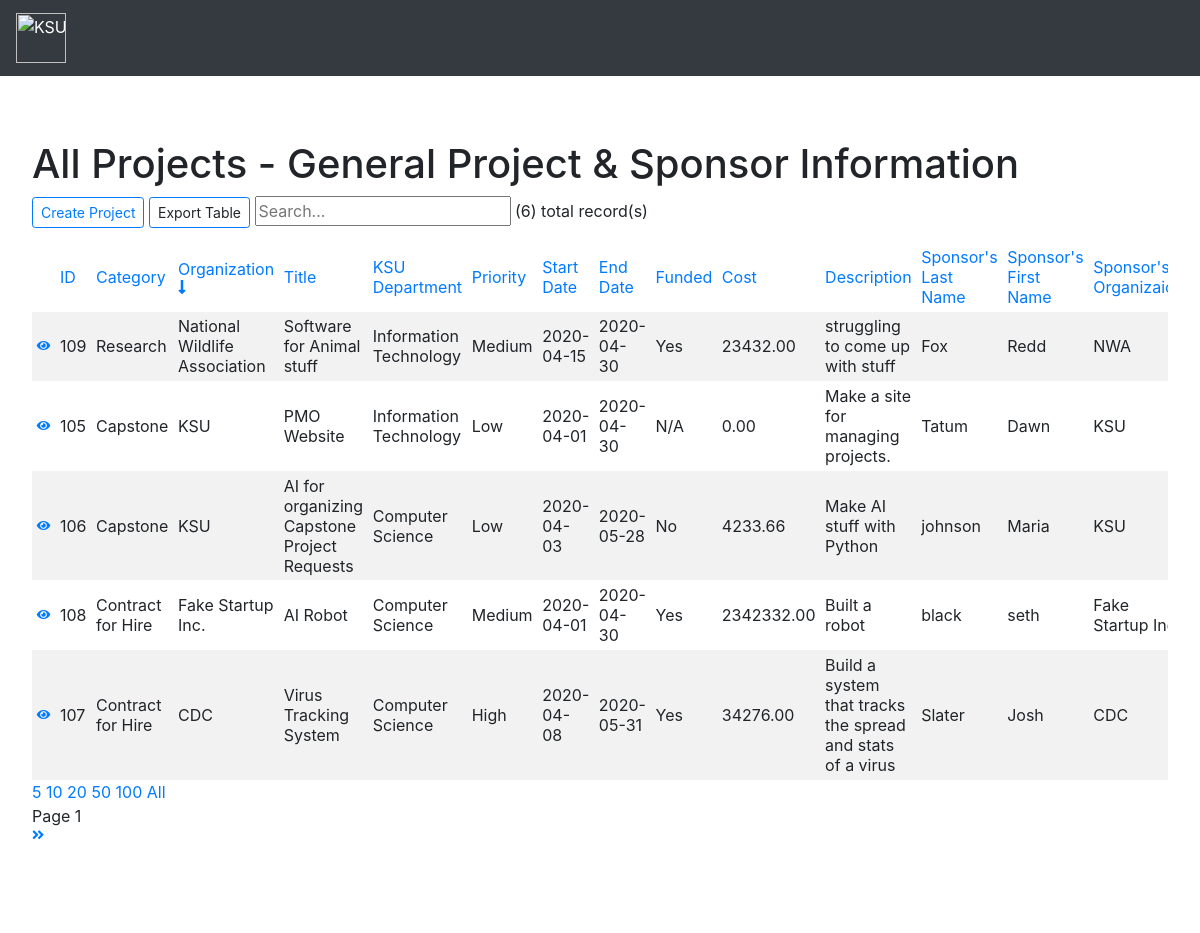
The page /get_project.php?page=1&records_per_page=5&order_by=organization_name&order_sort=DESC on the database its author committed.
### tables this page shows
CREATE TABLE `project_participant` (
  `participant_id` bigint(20) UNSIGNED NOT NULL,
  `participant_category` varchar(45) NOT NULL,
  `last_name` varchar(45) NOT NULL,
  `first_name` varchar(45) NOT NULL,
  `participant_org` varchar(100) NOT NULL,
  `email` varchar(320) NOT NULL,
  `phone` varchar(20) NOT NULL,
  `project_id` bigint(20) UNSIGNED NOT NULL
);

CREATE TABLE `project` (
  `project_id` bigint(20) UNSIGNED NOT NULL,
  `project_category` varchar(45) NOT NULL,
  `organization_name` varchar(100) NOT NULL,
  `project_title` varchar(100) NOT NULL,
  `ksu_department` varchar(45) NOT NULL,
  `priority_level` varchar(10) NOT NULL,
  `start_date` date NOT NULL,
  `end_date` date NOT NULL,
  `funded` enum('Yes','No','N/A') NOT NULL,
  `total_cost` decimal(10,2) NOT NULL,
  `description` varchar(600) NOT NULL,
  `approval` enum('Approved','Disapproved','Pending') NOT NULL
);

### get_project.php (the view, shortened to what this page needs)
<?php
require 'pmo_functions.php';
$conn = pdo_connect_mysql();
$page = isset($_GET['page']) && is_numeric($_GET['page']) ? (int) $_GET['page'] : 1;
$records_per_page = isset($_GET['records_per_page']) && (is_numeric($_GET['records_per_page']) || $_GET['records_per_page'] == 'All') ? $_GET['records_per_page'] : 5;
$order_by_list = array('project.project_id', 'project_category', 'organization_name', 'project_title', 'ksu_department', 'priority_level',
    'start_date', 'end_date', 'funded', 'total_cost', 'description', 'last_name', 'first_name', 'participant_org', 'email', 'phone', 'approval');
$order_by = isset($_GET['order_by']) && in_array($_GET['order_by'], $order_by_list) ? $_GET['order_by'] : 'project.project_id';
$order_sort = isset($_GET['order_sort']) && $_GET['order_sort'] == 'DESC' ? 'DESC' : 'ASC';
if (isset($_GET['search']) && !empty($_GET['search'])) {
    if ($records_per_page == 'All') {
        $stmt = $conn->prepare('SELECT * FROM project
								INNER JOIN project_participant
                ON project.project_id = project_participant.project_id
								WHERE project_participant.participant_category = "Sponsor"
								AND (project.project_id LIKE :search_query
								OR project_category LIKE :search_query
								OR organization_name LIKE :search_query
								OR project_title LIKE :search_query
								OR ksu_department LIKE :search_query
								OR priority_level LIKE :search_query
								OR start_date LIKE :search_query
								OR end_date LIKE :search_query
								OR funded LIKE :search_query
								OR total_cost LIKE :search_query
								OR description LIKE :search_query
								OR last_name LIKE :search_query
								OR first_name LIKE :search_query
								OR participant_org LIKE :search_query
								OR email LIKE :search_query
								OR phone LIKE :search_query
								OR approval LIKE :search_query)
								ORDER BY ' . $order_by . ' ' . $order_sort);
        $stmt->bindValue(':search_query', '%' . $_GET['search'] . '%');
    } else {
        $stmt = $conn->prepare('SELECT *  FROM project
								INNER JOIN project_participant
                ON project.project_id = project_participant.project_id
								WHERE project_participant.participant_category = "Sponsor"
								AND (project.project_id LIKE :search_query
								OR project_category LIKE :search_query
								OR organization_name LIKE :search_query
								OR project_title LIKE :search_query
								OR ksu_department LIKE :search_query
								OR priority_level LIKE :search_query
								OR start_date LIKE :search_query
								OR end_date LIKE :search_query
								OR funded LIKE :search_query
								OR total_cost LIKE :search_query
								OR description LIKE :search_query
								OR last_name LIKE :search_query
								OR first_name LIKE :search_query
								OR participant_org LIKE :search_query
								OR email LIKE :search_query
								OR phone LIKE :search_query
								OR approval LIKE :search_query)
								ORDER BY ' . $order_by . ' ' . $order_sort . '
								LIMIT :current_page, :record_per_page');
        $stmt->bindValue(':search_query', '%' . $_GET['search'] . '%');
        $stmt->bindValue(':current_page', ($page - 1) * (int) $records_per_page, PDO::PARAM_INT);
        $stmt->bindValue(':record_per_page', (int) $records_per_page, PDO::PARAM_INT);
    }
}
else {
        if ($records_per_page == 'All') {
            $stmt = $conn->prepare('SELECT * FROM project INNER JOIN project_participant ON project.project_id = project_participant.project_id WHERE project_participant.participant_category ="Sponsor" ORDER BY ' . $order_by . ' ' . $order_sort);
        }
    else {
            $stmt = $conn->prepare('SELECT * FROM project INNER JOIN project_participant ON project.project_id = project_participant.project_id WHERE project_participant.participant_category ="Sponsor" ORDER BY ' . $order_by . ' ' . $order_sort . ' LIMIT :current_page, :record_per_page');
            $stmt->bindValue(':current_page', ($page - 1) * (int) $records_per_page, PDO::PARAM_INT);
            $stmt->bindValue(':record_per_page', (int) $records_per_page, PDO::PARAM_INT);
        }
    }
    $stmt->execute();
    $project = $stmt->fetchAll(PDO::FETCH_ASSOC);
    if (isset($_GET['search']) && !empty($_GET['search'])) {
        $stmt = $conn->prepare('SELECT COUNT(*) FROM project
								INNER JOIN project_participant
	              ON project.project_id = project_participant.project_id
								WHERE project_participant.participant_category = "Sponsor"
								AND (project.project_id LIKE :search_query
								OR project_category LIKE :search_query
								OR organization_name LIKE :search_query
								OR project_title LIKE :search_query
								OR ksu_department LIKE :search_query
								OR priority_level LIKE :search_query
								OR start_date LIKE :search_query
								OR end_date LIKE :search_query
								OR funded LIKE :search_query
								OR total_cost LIKE :search_query
								OR description LIKE :search_query
								OR last_name LIKE :search_query
								OR first_name LIKE :search_query
								OR participant_org LIKE :search_query
								OR email LIKE :search_query
								OR phone LIKE :search_query
								OR approval LIKE :search_query)');
        $stmt->bindValue(':search_query', '%' . $_GET['search'] . '%');
        $stmt->execute();
        $num_project = $stmt->fetchColumn();
    }
else {
        $num_project = $conn->query('SELECT COUNT(*) FROM project INNER JOIN project_participant ON project.project_id = project_participant.project_id WHERE project_participant.participant_category ="Sponsor"')->fetchColumn();
    }
    ?>
	<?=template_header('Get Project')?>
	<div class="jumbotron" id="jumboTable">
		<h1>All Projects - General Project & Sponsor Information</h1>
		<div>
			<div class="d-inline-block">
				<a class="btn btn-outline-primary btn-sm" href="create_project.php" role="button">Create Project</a>
			</div>
			<div class="d-inline-block">
				<a class="btn btn-outline-primary btn-sm" role="button" onclick="ExportExcel('xlsx')">Export Table</a>
			</div>
			<div class="d-inline-block">
				<form action="get_project.php" method="get">
					<input type="text" name="search" placeholder="Search..." value="<?=isset($_GET['search']) ? htmlentities($_GET['search'], ENT_QUOTES) : ''?>">
				</form>
			</div>
			<?php	echo "($num_project) total record(s)"; ?>
		</div>
		<table class="table-responsive table-striped table-sm" id="exportable_table">
	        <thead>
	            <tr>
								<?php if ($_SESSION['adminCheck'] == 1): ?>
		              <td></td>
		              <td></td>
		              <td></td>
						<td></td>
								<?php else: ?>
	              <td></td>
							<?php endif;?>
							<td>
								<a href="get_project.php?page=1&records_per_page=<?=$records_per_page?>&order_by=project.project_id&order_sort=<?=$order_sort == 'ASC' ? 'DESC' : 'ASC'?><?=isset($_GET['search']) ? '&search=' . htmlentities($_GET['search'], ENT_QUOTES) : ''?>">
								ID
								</a>
			        </td>
							<td>
								<a href="get_project.php?page=1&records_per_page=<?=$records_per_page?>&order_by=project_category&order_sort=<?=$order_sort == 'ASC' ? 'DESC' : 'ASC'?><?=isset($_GET['search']) ? '&search=' . htmlentities($_GET['search'], ENT_QUOTES) : ''?>">
								Category
								</a>
			        </td>
							<td>
								<a href="get_project.php?page=1&records_per_page=<?=$records_per_page?>&order_by=organization_name&order_sort=<?=$order_sort == 'ASC' ? 'DESC' : 'ASC'?><?=isset($_GET['search']) ? '&search=' . htmlentities($_GET['search'], ENT_QUOTES) : ''?>">
								Organization
								<?php if ($order_by == 'organization_name'): ?>
								<i class="fas fa-long-arrow-alt-<?=str_replace(array('ASC', 'DESC'), array('up', 'down'), $order_sort)?>"></i>
								<?php endif;?>
								</a>
			        </td>
              <td>
								<a href="get_project.php?page=1&records_per_page=<?=$records_per_page?>&order_by=project_title&order_sort=<?=$order_sort == 'ASC' ? 'DESC' : 'ASC'?><?=isset($_GET['search']) ? '&search=' . htmlentities($_GET['search'], ENT_QUOTES) : ''?>">
								Title
								</a>
							</td>
              <td>
								<a href="get_project.php?page=1&records_per_page=<?=$records_per_page?>&order_by=ksu_department&order_sort=<?=$order_sort == 'ASC' ? 'DESC' : 'ASC'?><?=isset($_GET['search']) ? '&search=' . htmlentities($_GET['search'], ENT_QUOTES) : ''?>">
						    KSU Department
								</a>
							</td>
              <td>
								<a href="get_project.php?page=1&records_per_page=<?=$records_per_page?>&order_by=priority_level&order_sort=<?=$order_sort == 'ASC' ? 'DESC' : 'ASC'?><?=isset($_GET['search']) ? '&search=' . htmlentities($_GET['search'], ENT_QUOTES) : ''?>">
								Priority
								</a>
              </td>
              <td>
								<a href="get_project.php?page=1&records_per_page=<?=$records_per_page?>&order_by=start_date&order_sort=<?=$order_sort == 'ASC' ? 'DESC' : 'ASC'?><?=isset($_GET['search']) ? '&search=' . htmlentities($_GET['search'], ENT_QUOTES) : ''?>">
						    Start Date
								</a>
              </td>
              <td>
								<a href="get_project.php?page=1&records_per_page=<?=$records_per_page?>&order_by=end_date&order_sort=<?=$order_sort == 'ASC' ? 'DESC' : 'ASC'?><?=isset($_GET['search']) ? '&search=' . htmlentities($_GET['search'], ENT_QUOTES) : ''?>">
								End Date
								</a>
              </td>
              <td>
								<a href="get_project.php?page=1&records_per_page=<?=$records_per_page?>&order_by=funded&order_sort=<?=$order_sort == 'ASC' ? 'DESC' : 'ASC'?><?=isset($_GET['search']) ? '&search=' . htmlentities($_GET['search'], ENT_QUOTES) : ''?>">
								Funded
								</a>
              </td>
							<td>
								<a href="get_project.php?page=1&records_per_page=<?=$records_per_page?>&order_by=total_cost&order_sort=<?=$order_sort == 'ASC' ? 'DESC' : 'ASC'?><?=isset($_GET['search']) ? '&search=' . htmlentities($_GET['search'], ENT_QUOTES) : ''?>">
								Cost
								</a>
							</td>
							<td>
								<a href="get_project.php?page=1&records_per_page=<?=$records_per_page?>&order_by=description&order_sort=<?=$order_sort == 'ASC' ? 'DESC' : 'ASC'?><?=isset($_GET['search']) ? '&search=' . htmlentities($_GET['search'], ENT_QUOTES) : ''?>">
						    Description
								</a>
							</td>
							<td>
								<a href="get_project.php?page=1&records_per_page=<?=$records_per_page?>&order_by=last_name&order_sort=<?=$order_sort == 'ASC' ? 'DESC' : 'ASC'?><?=isset($_GET['search']) ? '&search=' . htmlentities($_GET['search'], ENT_QUOTES) : ''?>">
						    Sponsor's Last Name
								</a>
							</td>
							<td>
								<a href="get_project.php?page=1&records_per_page=<?=$records_per_page?>&order_by=first_name&order_sort=<?=$order_sort == 'ASC' ? 'DESC' : 'ASC'?><?=isset($_GET['search']) ? '&search=' . htmlentities($_GET['search'], ENT_QUOTES) : ''?>">
						    Sponsor's First Name
								</a>
							</td>
							<td>
								<a href="get_project.php?page=1&records_per_page=<?=$records_per_page?>&order_by=participant_org&order_sort=<?=$order_sort == 'ASC' ? 'DESC' : 'ASC'?><?=isset($_GET['search']) ? '&search=' . htmlentities($_GET['search'], ENT_QUOTES) : ''?>">
						    Sponsor's Organizaion
								</a>
							</td>
            </tr>
        </thead>
				<tbody>
            <?php foreach ($project as $project): ?>
            <tr>
							<?php if ($_SESSION['adminCheck'] == 1): ?>
								<td>
										<a href="pmo_files.php?project_id=<?=$project['project_id']?>"><i class="fas fa-paperclip fa-xs"></i></a>
								</td>
								<td>
										<a href="update_project.php?project_id=<?=$project['project_id']?>"><i class="fas fa-pen fa-xs"></i></a>
								</td>
								<td>
										<a href="delete_project.php?project_id=<?=$project['project_id']?>"><i class="fas fa-trash fa-xs"></i></a>
								</td>
								<td>
										<a href="view_project.php?project_id=<?=$project['project_id']?>"><i class="fas fa-eye fa-xs"></i></a>
								</td>
							<?php else: ?>
								<td>
										<a href="view_project.php?project_id=<?=$project['project_id']?>"><i class="fas fa-eye fa-xs"></i></a>
								</td>
							<?php endif;?>
							  <td><?=$project['project_id']?></td>
								<td><?=$project['project_category']?></td>
								<td><?=$project['organization_name']?></td>
                <td><?=$project['project_title']?></td>
                <td><?=$project['ksu_department']?></td>
								<td><?=$project['priority_level']?></td>
                <td><?=$project['start_date']?></td>
                <td><?=$project['end_date']?></td>
                <td><?=$project['funded']?></td>
								<td><?=$project['total_cost']?></td>
                <td><?=$project['description']?></td>
								<td><?=$project['last_name']?></td>
								<td><?=$project['first_name']?></td>
								<td><?=$project['participant_org']?></td>
            </tr>
            <?php endforeach;?>
        </tbody>
    </table>
	<div>
		<div>
			<a href="get_project.php?page=1&records_per_page=5&order_by=<?=$order_by?>&order_sort=<?=$order_sort?><?=isset($_GET['search']) ? '&search=' . htmlentities($_GET['search'], ENT_QUOTES) : ''?>">5</a>
			<a href="get_project.php?page=1&records_per_page=10&order_by=<?=$order_by?>&order_sort=<?=$order_sort?><?=isset($_GET['search']) ? '&search=' . htmlentities($_GET['search'], ENT_QUOTES) : ''?>">10</a>
			<a href="get_project.php?page=1&records_per_page=20&order_by=<?=$order_by?>&order_sort=<?=$order_sort?><?=isset($_GET['search']) ? '&search=' . htmlentities($_GET['search'], ENT_QUOTES) : ''?>">20</a>
			<a href="get_project.php?page=1&records_per_page=50&order_by=<?=$order_by?>&order_sort=<?=$order_sort?><?=isset($_GET['search']) ? '&search=' . htmlentities($_GET['search'], ENT_QUOTES) : ''?>">50</a>
			<a href="get_project.php?page=1&records_per_page=100&order_by=<?=$order_by?>&order_sort=<?=$order_sort?><?=isset($_GET['search']) ? '&search=' . htmlentities($_GET['search'], ENT_QUOTES) : ''?>">100</a>
			<a href="get_project.php?page=1&records_per_page=All&order_by=<?=$order_by?>&order_sort=<?=$order_sort?><?=isset($_GET['search']) ? '&search=' . htmlentities($_GET['search'], ENT_QUOTES) : ''?>">All</a>
		</div>
		<div>
			<div href="get_project.php?page=<?=$page?>&records_per_page=<?=$records_per_page?>&order_by=<?=$order_by?>&order_sort=<?=$order_sort?><?=isset($_GET['search']) ? '&search=' . htmlentities($_GET['search'], ENT_QUOTES) : ''?>">
			Page <?=$page?>
			</div>
			<?php if ($records_per_page != 'All' && $page * $records_per_page < $num_project): ?>
			<a href="get_project.php?page=<?=$page + 1?>&records_per_page=<?=$records_per_page?>&order_by=<?=$order_by?>&order_sort=<?=$order_sort?><?=isset($_GET['search']) ? '&search=' . htmlentities($_GET['search'], ENT_QUOTES) : ''?>">
			<i class="fas fa-angle-double-right fa-sm"></i>
			</a>
			<?php endif;?>
		</div>
	</div>
</div>

### Style/pmo_style.css (style rules this page uses)
* { box-sizing: border-box; font-family: -apple-system, BlinkMacSystemFont, "segoe ui", roboto, oxygen, ubuntu, cantarell, "fira sans", "droid sans", "helvetica neue", Arial, sans-serif; font-size: 16px; -webkit-font-smoothing: antialiased; -moz-osx-font-smoothing: grayscale; }
body { background-color: #FFFFFF; margin: 0; }
#jumboTable { background-color: white; }

### rows shown on the page
project_participant: project "109", project.project_category "Research", project.organization_name "National Wildlife Association", project.project_title "Software for Animal stuff", project.ksu_department "Information Technology", project.priority_level "Medium", project.start_date "2020-04-15", project.end_date "2020-04-30", project.funded "Yes", project.total_cost "23432.00", project.description "struggling to come up with stuff", last_name "Fox", first_name "Redd", participant_org "NWA"
project_participant: project "105", project.project_category "Capstone", project.organization_name "KSU", project.project_title "PMO Website", project.ksu_department "Information Technology", project.priority_level "Low", project.start_date "2020-04-01", project.end_date "2020-04-30", project.funded "N/A", project.total_cost "0.00", project.description "Make a site for managing projects.", last_name "Tatum", first_name "Dawn", participant_org "KSU"
project_participant: project "106", project.project_category "Capstone", project.organization_name "KSU", project.project_title "AI for organizing Capstone Project Requests", project.ksu_department "Computer Science", project.priority_level "Low", project.start_date "2020-04-03", project.end_date "2020-05-28", project.funded "No", project.total_cost "4233.66", project.description "Make AI stuff with Python", last_name "johnson", first_name "Maria", participant_org "KSU"
project_participant: project "108", project.project_category "Contract for Hire", project.organization_name "Fake Startup Inc.", project.project_title "AI Robot", project.ksu_department "Computer Science", project.priority_level "Medium", project.start_date "2020-04-01", project.end_date "2020-04-30", project.funded "Yes", project.total_cost "2342332.00", project.description "Built a robot", last_name "black", first_name "seth", participant_org "Fake Startup…"
project_participant: project "107", project.project_category "Contract for Hire", project.organization_name "CDC", project.project_title "Virus Tracking System", project.ksu_department "Computer Science", project.priority_level "High", project.start_date "2020-04-08", project.end_date "2020-05-31", project.funded "Yes", project.total_cost "34276.00", project.description "Build a system that tracks the spread and stats of a virus", last_name "Slater", first_name "Josh", participant_org "CDC"

### other values the page prints
$num_project "6"
$page "1"
